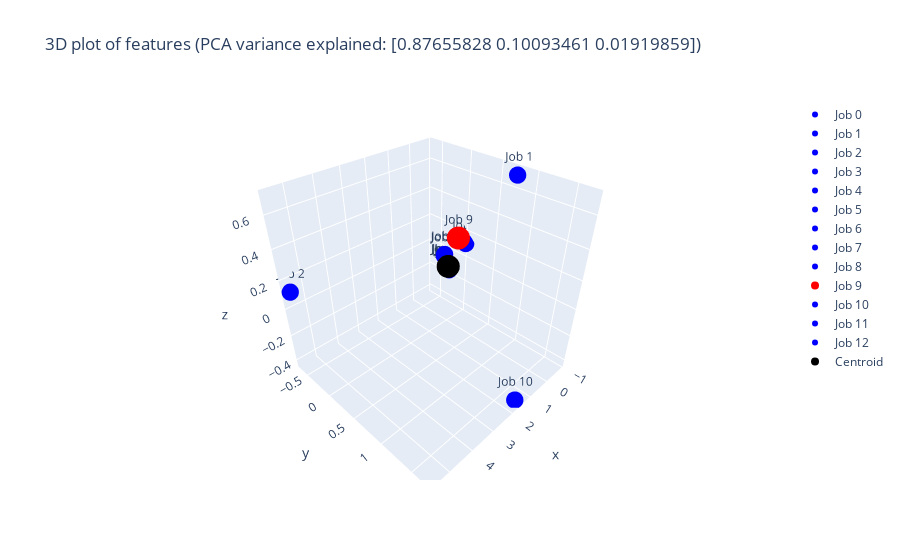

Notebook cell for this chart:
### Code cell
fig = display_features_3d(central_job.features)
fig.show()

### Figure 1 — Plotly figure (JSON) as saved in the notebook; plotly's stock layout.template omitted (floating-point values rounded to 4 significant figures)
{"data": [{"marker": {"color": "blue", "size": 6}, "mode": "markers+text", "name": "Job 0", "text": ["Job 0"], "type": "scatter3d", "x": [-0.8472], "y": [-0.2906], "z": [-0.1344]}, {"marker": {"color": "blue", "size": 6}, "mode": "markers+text", "name": "Job 1", "text": ["Job 1"], "type": "scatter3d", "x": [-0.725], "y": [0.7967], "z": [0.6985]}, {"marker": {"color": "blue", "size": 6}, "mode": "markers+text", "name": "Job 2", "text": ["Job 2"], "type": "scatter3d", "x": [5.576], "y": [-0.653], "z": [0.1242]}, {"marker": {"color": "blue", "size": 6}, "mode": "markers+text", "name": "Job 3", "text": ["Job 3"], "type": "scatter3d", "x": [-0.777], "y": [-0.262], "z": [-0.1222]}, {"marker": {"color": "blue", "size": 6}, "mode": "markers+text", "name": "Job 4", "text": ["Job 4"], "type": "scatter3d", "x": [-0.371], "y": [-0.2033], "z": [0.01405]}, {"marker": {"color": "blue", "size": 6}, "mode": "markers+text", "name": "Job 5", "text": ["Job 5"], "type": "scatter3d", "x": [-0.8229], "y": [-0.2872], "z": [-0.1424]}, {"marker": {"color": "blue", "size": 6}, "mode": "markers+text", "name": "Job 6", "text": ["Job 6"], "type": "scatter3d", "x": [-0.249], "y": [-0.1568], "z": [0.04155]}, {"marker": {"color": "blue", "size": 6}, "mode": "markers+text", "name": "Job 7", "text": ["Job 7"], "type": "scatter3d", "x": [-0.8139], "y": [0.04762], "z": [0.1253]}, {"marker": {"color": "blue", "size": 6}, "mode": "markers+text", "name": "Job 8", "text": ["Job 8"], "type": "scatter3d", "x": [-0.7694], "y": [-0.2352], "z": [-0.1389]}, {"marker": {"color": "red", "size": 8}, "mode": "markers+text", "name": "Job 9", "text": ["Job 9"], "type": "scatter3d", "x": [-0.151], "y": [0.1198], "z": [0.2252]}, {"marker": {"color": "blue", "size": 6}, "mode": "markers+text", "name": "Job 10", "text": ["Job 10"], "type": "scatter3d", "x": [1.642], "y": [1.706], "z": [-0.4229]}, {"marker": {"color": "blue", "size": 6}, "mode": "markers+text", "name": "Job 11", "text": ["Job 11"], "type": "scatter3d", "x": [-0.8484], "y": [-0.2906], "z": [-0.1327]}, {"marker": {"color": "blue", "size": 6}, "mode": "markers+text", "name": "Job 12", "text": ["Job 12"], "type": "scatter3d", "x": [-0.8429], "y": [-0.2918], "z": [-0.1354]}, {"marker": {"color": "black", "size": 8}, "mode": "markers", "name": "Centroid", "type": "scatter3d", "x": [5.124e-17], "y": [-1.708e-17], "z": [2.135e-18]}], "layout": {"title": {"text": "3D plot of features (PCA variance explained: [0.87655828 0.10093461 0.01919859])"}}}
